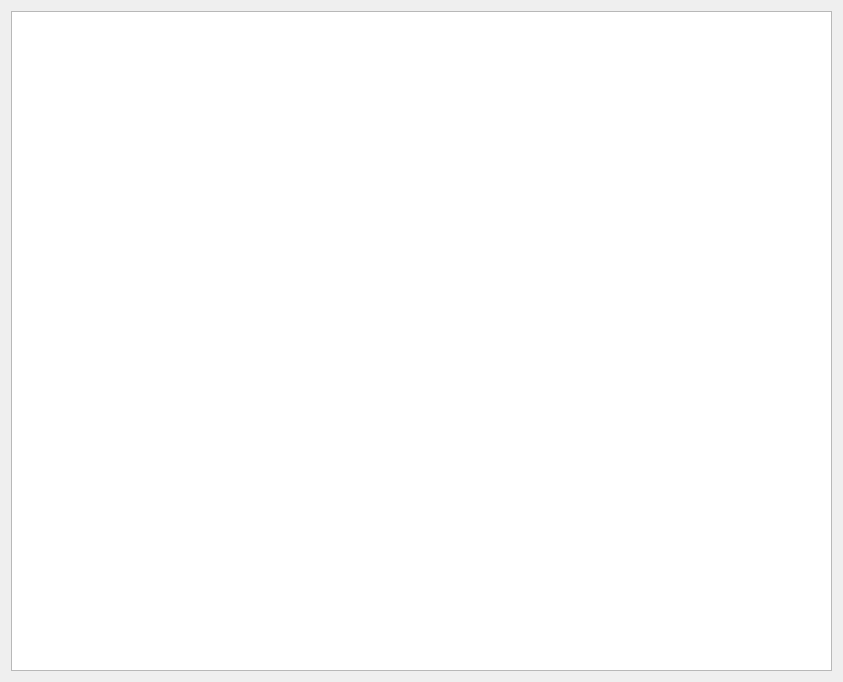
<?xml version="1.0" encoding="UTF-8"?>
<ui version="4.0">
 <class>VhallDebugForm</class>
 <widget class="QWidget" name="VhallDebugForm">
  <property name="geometry">
   <rect>
    <x>0</x>
    <y>0</y>
    <width>843</width>
    <height>682</height>
   </rect>
  </property>
  <property name="windowTitle">
   <string>Form</string>
  </property>
  <layout class="QGridLayout" name="gridLayout">
   <item row="0" column="0">
    <widget class="QTextEdit" name="textEdit">
     <property name="font">
      <font>
       <family>微软雅黑</family>
       <pointsize>8</pointsize>
      </font>
     </property>
     <property name="readOnly">
      <bool>true</bool>
     </property>
     <property name="html">
      <string>&lt;!DOCTYPE HTML PUBLIC &quot;-//W3C//DTD HTML 4.0//EN&quot; &quot;http://www.w3.org/TR/REC-html40/strict.dtd&quot;&gt;
&lt;html&gt;&lt;head&gt;&lt;meta name=&quot;qrichtext&quot; content=&quot;1&quot; /&gt;&lt;style type=&quot;text/css&quot;&gt;
p, li { white-space: pre-wrap; }
&lt;/style&gt;&lt;/head&gt;&lt;body style=&quot; font-family:'微软雅黑'; font-size:8pt; font-weight:400; font-style:normal;&quot;&gt;
&lt;p style=&quot;-qt-paragraph-type:empty; margin-top:0px; margin-bottom:0px; margin-left:0px; margin-right:0px; -qt-block-indent:0; text-indent:0px;&quot;&gt;&lt;br /&gt;&lt;/p&gt;&lt;/body&gt;&lt;/html&gt;</string>
     </property>
    </widget>
   </item>
  </layout>
 </widget>
 <resources/>
 <connections/>
</ui>
